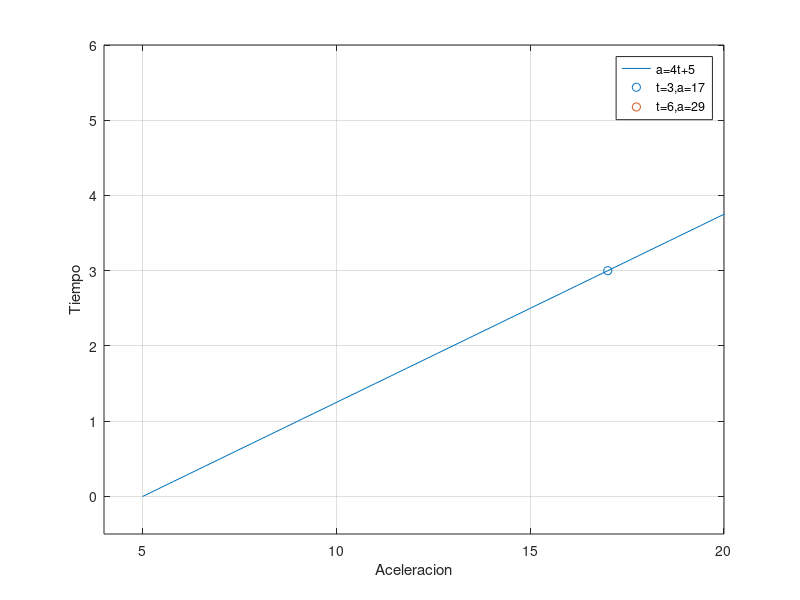

Recreate this plot in MATLAB.
%%
tbog=0:0.3:6;
y=zeros(1,length(tbog));
for i=1:length(tbog)
 plot(tbog(i),y(i),'o')
 %%plot(t(1:i),y(1:i),'o')
 axis([-1 40 -2 2])
 grid on %activa la cuadricula
 drawnow %dibuja la posicci√≥n actual
 pause(0.1)
end

% hold on;

tIb=6:0.8:38;
y2=zeros(1,length(tIb));
for i=1:length(tIb)
 plot(tIb(i),y2(i),'o')
 axis([-1 40 -2 2])
 grid on %activa la cuadricula
 drawnow %dibuja la posicci√≥n actual
 pause(0.1)
end



%%
t=0:0.1:7;
a = 4*t + 5;

plot(a,t)
axis([4 20 -0.5 6])
ylabel('Tiempo')
xlabel('Aceleracion')
grid on
hold on 
scatter(17,3)
hold on
scatter(29,6)
legend('a=4t+5','t=3,a=17','t=6,a=29')